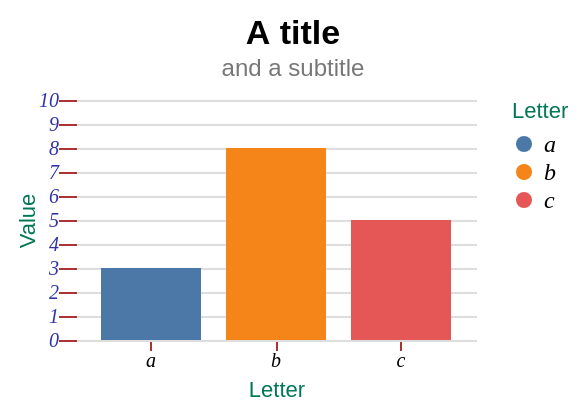

Describe this chart as a Vega-Lite specification.
### Vega specification from a JSON file in a GitHub repository (floating-point values rounded to 4 significant figures)
{"$schema": "https://vega.github.io/schema/vega/v6.json", "description": "null in a guide: a null in the config removes the default (the channel is absent, the style's applies), a null in the spec is no value (the config's applies), and a null from a signal is a value (a tick size of null draws no tick). The guide styles (guide-label, guide-title, group-title) and the orient blocks of the config apply to the guide marks.", "width": 200, "height": 120, "padding": 8, "autosize": "pad", "signals": [{"name": "nothing", "value": null}], "config": {"axis": {"domainColor": null, "tickColor": "#a33", "labelPadding": null}, "axisY": {"tickSize": 9, "labelColor": "#33a"}, "legend": {"symbolStrokeWidth": null, "labelFontSize": 12}, "title": {"color": null, "subtitleColor": "#777"}, "style": {"guide-label": {"font": "serif", "fontStyle": "italic"}, "guide-title": {"fontWeight": "normal", "fill": "#075"}, "group-title": {"fontSize": 17}}}, "data": [{"name": "t", "values": [{"k": "a", "v": 3}, {"k": "b", "v": 8}, {"k": "c", "v": 5}]}], "scales": [{"name": "x", "type": "band", "domain": {"data": "t", "field": "k"}, "range": "width", "padding": 0.2}, {"name": "y", "type": "linear", "domain": [0, 10], "range": "height", "nice": true}, {"name": "c", "type": "ordinal", "domain": ["a", "b", "c"], "range": "category"}], "axes": [{"orient": "bottom", "scale": "x", "title": "Letter", "tickSize": null}, {"orient": "left", "scale": "y", "title": "Value", "grid": true, "titlePadding": {"signal": "nothing"}, "labelOffset": null}], "legends": [{"fill": "c", "title": "Letter", "symbolSize": {"signal": "nothing"}}], "title": {"text": "A title", "subtitle": "and a subtitle"}, "marks": [{"type": "rect", "from": {"data": "t"}, "encode": {"update": {"x": {"scale": "x", "field": "k"}, "width": {"scale": "x", "band": 1}, "y": {"scale": "y", "field": "v"}, "y2": {"scale": "y", "value": 0}, "fill": {"scale": "c", "field": "k"}}}}]}
